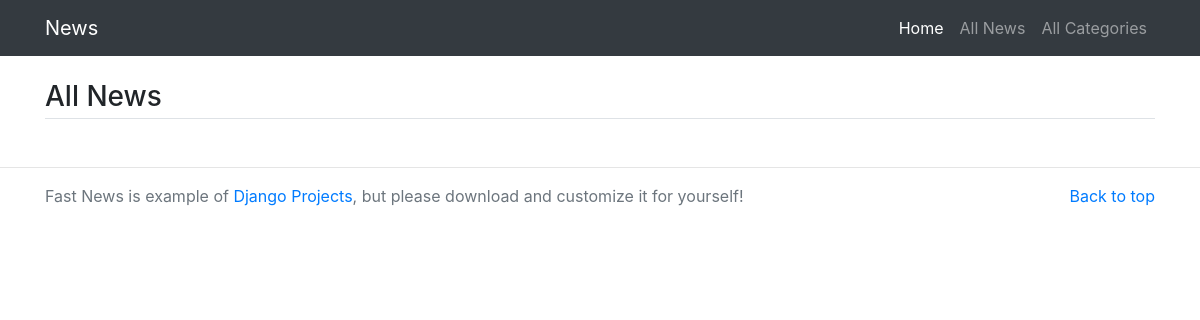
The app's page /news, older data.
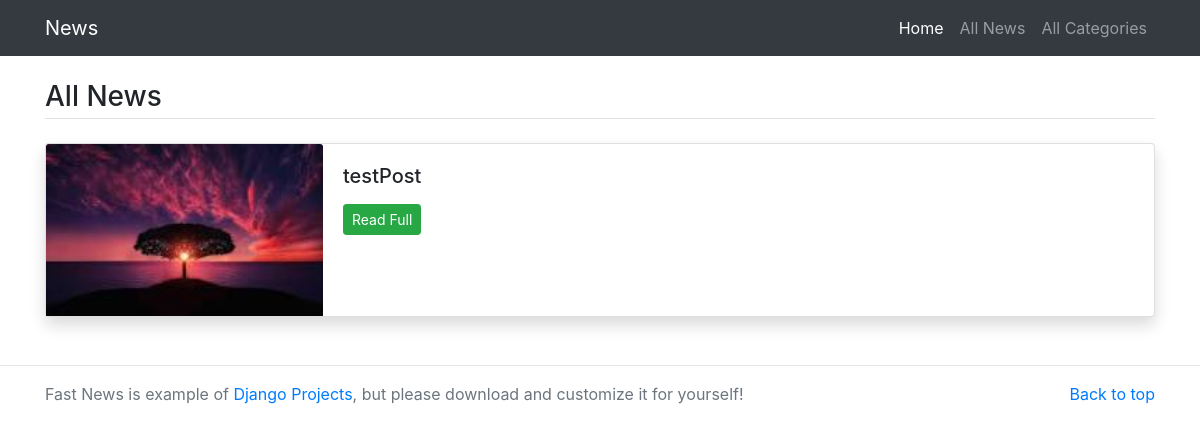
The same page, newer data.
### news/models.py (models this page shows, shortened)
class Post(models.Model):
    title = models.CharField(max_length=250)
    category = models.ForeignKey(Category, on_delete=models.PROTECT)
    content = models.TextField()
    time_added = models.DateTimeField(auto_now_add=True)
    image = models.ImageField(upload_to='imgs/')
    tags = models.ManyToManyField(Tag)
    class Meta:
        verbose_name_plural = 'Posts'

### news/views.py (the view)
# urls.py: path('news', views.posts, name='news'),
def posts(request):
    news = Post.objects.all()
    return render(request, 'news.html', {
        "news": news
    })

### news/templates/news.html (shortened to what this page needs)
{% extends 'base.html' %}
{% block content %}
<main class="container mt-3 mb-5">
	<h3 class="border-bottom pb-1 my-4">All News</h3>
    {% for post in news %}
	<div class="card mb-4 shadow">
	  <div class="row no-gutters">
	    <div class="col-md-3">
            <img src="/media/{{post.image}}" class="card-img-top" alt="{{post.title}}">
	    </div>
	    <div class="col-md-8">
	      <div class="card-body">
	        <h5 class="card-title">{{post.title}}</h5>
	        <p class="card-text"><a href="/detail/{{post.id}}" class="btn btn-sm btn-primary btn-success">Read Full</a></p>
	      </div>
	    </div>
	  </div>
    </div>
    {% endfor %}
</main>
{% endblock %}

Row changes from the older to the newer data that the page shows:
added Post: image (picture), title "testPost"
